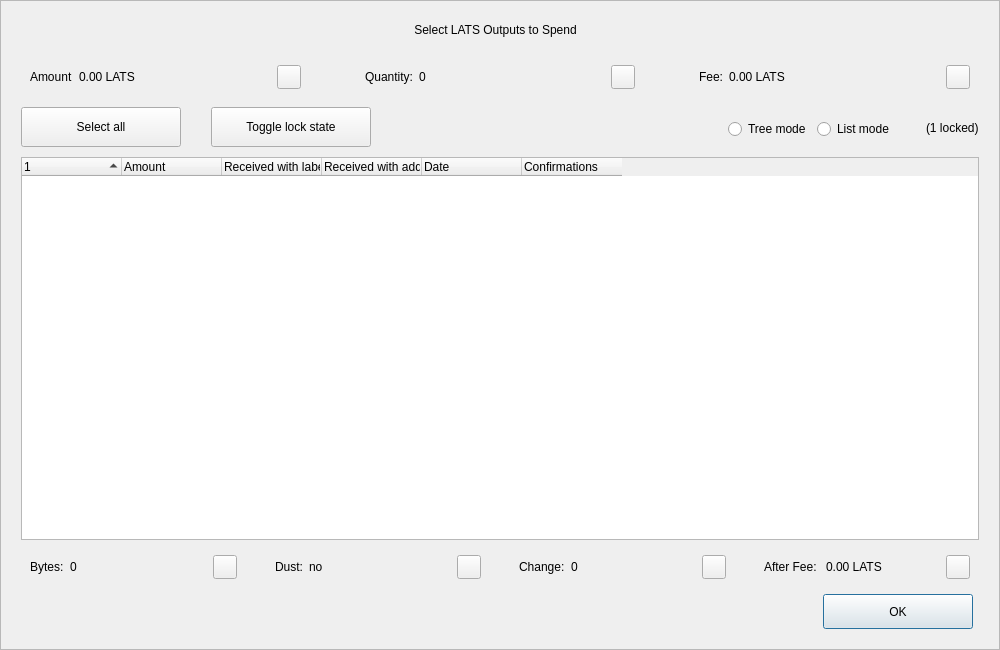
<?xml version="1.0" encoding="UTF-8"?>
<ui version="4.0">
 <class>CoinControlDialog</class>
 <widget class="QDialog" name="CoinControlDialog">
  <property name="geometry">
   <rect>
    <x>0</x>
    <y>0</y>
    <width>1000</width>
    <height>650</height>
   </rect>
  </property>
  <property name="minimumSize">
   <size>
    <width>950</width>
    <height>650</height>
   </size>
  </property>
  <property name="windowTitle">
   <string>Coin Selection</string>
  </property>
  <property name="styleSheet">
   <string notr="true"/>
  </property>
  <layout class="QVBoxLayout" name="verticalLayout">
   <property name="spacing">
    <number>0</number>
   </property>
   <property name="leftMargin">
    <number>0</number>
   </property>
   <property name="topMargin">
    <number>0</number>
   </property>
   <property name="rightMargin">
    <number>0</number>
   </property>
   <property name="bottomMargin">
    <number>0</number>
   </property>
   <item>
    <widget class="QFrame" name="frameContainer">
     <property name="toolTipDuration">
      <number>0</number>
     </property>
     <property name="frameShape">
      <enum>QFrame::StyledPanel</enum>
     </property>
     <property name="frameShadow">
      <enum>QFrame::Raised</enum>
     </property>
     <layout class="QVBoxLayout" name="verticalLayout_2">
      <property name="leftMargin">
       <number>0</number>
      </property>
      <property name="rightMargin">
       <number>0</number>
      </property>
      <property name="bottomMargin">
       <number>20</number>
      </property>
      <item>
       <layout class="QHBoxLayout" name="horizontalLayout_12">
        <property name="spacing">
         <number>0</number>
        </property>
        <property name="leftMargin">
         <number>20</number>
        </property>
        <property name="rightMargin">
         <number>30</number>
        </property>
        <item>
         <spacer name="horizontalSpacer_4">
          <property name="orientation">
           <enum>Qt::Horizontal</enum>
          </property>
          <property name="sizeHint" stdset="0">
           <size>
            <width>40</width>
            <height>20</height>
           </size>
          </property>
         </spacer>
        </item>
        <item>
         <widget class="QLabel" name="labelTitle">
          <property name="minimumSize">
           <size>
            <width>0</width>
            <height>40</height>
           </size>
          </property>
          <property name="maximumSize">
           <size>
            <width>16777215</width>
            <height>40</height>
           </size>
          </property>
          <property name="text">
           <string>Select LATS Outputs to Spend</string>
          </property>
          <property name="alignment">
           <set>Qt::AlignCenter</set>
          </property>
          <property name="margin">
           <number>7</number>
          </property>
         </widget>
        </item>
        <item>
         <spacer name="horizontalSpacer_5">
          <property name="orientation">
           <enum>Qt::Horizontal</enum>
          </property>
          <property name="sizeHint" stdset="0">
           <size>
            <width>40</width>
            <height>20</height>
           </size>
          </property>
         </spacer>
        </item>
       </layout>
      </item>
      <item>
       <layout class="QHBoxLayout" name="horizontalLayout_8">
        <property name="leftMargin">
         <number>20</number>
        </property>
        <property name="rightMargin">
         <number>20</number>
        </property>
        <item>
         <widget class="QWidget" name="layoutAmount" native="true">
          <layout class="QHBoxLayout" name="horizontalLayout_9" stretch="0,1,0">
           <item>
            <widget class="QLabel" name="labelCoinControlAmountText">
             <property name="text">
              <string>Amount</string>
             </property>
            </widget>
           </item>
           <item>
            <widget class="QLabel" name="labelCoinControlAmount">
             <property name="text">
              <string>0.00 LATS</string>
             </property>
            </widget>
           </item>
           <item alignment="Qt::AlignHCenter|Qt::AlignVCenter">
            <widget class="QPushButton" name="pushButtonAmount">
             <property name="minimumSize">
              <size>
               <width>0</width>
               <height>24</height>
              </size>
             </property>
             <property name="maximumSize">
              <size>
               <width>24</width>
               <height>26</height>
              </size>
             </property>
             <property name="focusPolicy">
              <enum>Qt::NoFocus</enum>
             </property>
             <property name="styleSheet">
              <string notr="true">padding-bottom:2px;
padding-right:4px;</string>
             </property>
             <property name="text">
              <string/>
             </property>
            </widget>
           </item>
          </layout>
         </widget>
        </item>
        <item>
         <spacer name="horizontalSpacer_2">
          <property name="orientation">
           <enum>Qt::Horizontal</enum>
          </property>
          <property name="sizeType">
           <enum>QSizePolicy::Fixed</enum>
          </property>
          <property name="sizeHint" stdset="0">
           <size>
            <width>40</width>
            <height>20</height>
           </size>
          </property>
         </spacer>
        </item>
        <item>
         <widget class="QWidget" name="layoutQuantity" native="true">
          <layout class="QHBoxLayout" name="horizontalLayout_10" stretch="0,1,0">
           <item>
            <widget class="QLabel" name="labelCoinControlQuantityText">
             <property name="text">
              <string>Quantity:</string>
             </property>
            </widget>
           </item>
           <item>
            <widget class="QLabel" name="labelCoinControlQuantity">
             <property name="text">
              <string>0</string>
             </property>
            </widget>
           </item>
           <item alignment="Qt::AlignHCenter|Qt::AlignVCenter">
            <widget class="QPushButton" name="pushButtonQuantity">
             <property name="minimumSize">
              <size>
               <width>0</width>
               <height>24</height>
              </size>
             </property>
             <property name="maximumSize">
              <size>
               <width>24</width>
               <height>26</height>
              </size>
             </property>
             <property name="focusPolicy">
              <enum>Qt::NoFocus</enum>
             </property>
             <property name="styleSheet">
              <string notr="true">padding-bottom:2px;
               padding-right:4px;</string>
             </property>
             <property name="text">
              <string/>
             </property>
            </widget>
           </item>
          </layout>
         </widget>
        </item>
        <item>
         <spacer name="horizontalSpacer_22">
          <property name="orientation">
           <enum>Qt::Horizontal</enum>
          </property>
          <property name="sizeType">
           <enum>QSizePolicy::Fixed</enum>
          </property>
          <property name="sizeHint" stdset="0">
           <size>
            <width>40</width>
            <height>20</height>
           </size>
          </property>
         </spacer>
        </item>
        <item>
         <widget class="QWidget" name="layoutFee" native="true">
          <layout class="QHBoxLayout" name="horizontalLayout_11" stretch="0,1,0">
           <item>
            <widget class="QLabel" name="labelCoinControlFeeText">
             <property name="text">
              <string>Fee:</string>
             </property>
            </widget>
           </item>
           <item>
            <widget class="QLabel" name="labelCoinControlFee">
             <property name="text">
              <string>0.00 LATS</string>
             </property>
            </widget>
           </item>
           <item alignment="Qt::AlignHCenter|Qt::AlignVCenter">
            <widget class="QPushButton" name="pushButtonFee">
             <property name="minimumSize">
              <size>
               <width>0</width>
               <height>24</height>
              </size>
             </property>
             <property name="maximumSize">
              <size>
               <width>24</width>
               <height>26</height>
              </size>
             </property>
             <property name="focusPolicy">
              <enum>Qt::NoFocus</enum>
             </property>
             <property name="styleSheet">
              <string notr="true">padding-bottom:2px;
               padding-right:4px;</string>
             </property>
             <property name="text">
              <string/>
             </property>
            </widget>
           </item>
          </layout>
         </widget>
        </item>
       </layout>
      </item>
      <item>
       <widget class="QFrame" name="frame">
        <property name="minimumSize">
         <size>
          <width>0</width>
          <height>40</height>
         </size>
        </property>
        <property name="styleSheet">
         <string notr="true">#frame {
	border:0;
}</string>
        </property>
        <property name="frameShape">
         <enum>QFrame::StyledPanel</enum>
        </property>
        <property name="frameShadow">
         <enum>QFrame::Sunken</enum>
        </property>
        <layout class="QHBoxLayout" name="horizontalLayout">
         <property name="spacing">
          <number>0</number>
         </property>
         <property name="leftMargin">
          <number>20</number>
         </property>
         <property name="topMargin">
          <number>0</number>
         </property>
         <property name="rightMargin">
          <number>20</number>
         </property>
         <property name="bottomMargin">
          <number>0</number>
         </property>
         <item>
          <layout class="QHBoxLayout" name="horizontalLayoutPanel" stretch="0,0,0,0,0,0">
           <property name="spacing">
            <number>20</number>
           </property>
           <item>
            <widget class="QPushButton" name="pushButtonSelectAll">
             <property name="sizePolicy">
              <sizepolicy hsizetype="Maximum" vsizetype="Fixed">
               <horstretch>0</horstretch>
               <verstretch>0</verstretch>
              </sizepolicy>
             </property>
             <property name="minimumSize">
              <size>
               <width>160</width>
               <height>40</height>
              </size>
             </property>
             <property name="maximumSize">
              <size>
               <width>16777215</width>
               <height>40</height>
              </size>
             </property>
             <property name="text">
              <string>Select all</string>
             </property>
             <property name="checkable">
              <bool>true</bool>
             </property>
             <property name="checked">
              <bool>false</bool>
             </property>
             <property name="autoExclusive">
              <bool>false</bool>
             </property>
             <property name="autoDefault">
              <bool>false</bool>
             </property>
            </widget>
           </item>
           <item>
            <spacer name="horizontalSpacer_6">
             <property name="orientation">
              <enum>Qt::Horizontal</enum>
             </property>
             <property name="sizeType">
              <enum>QSizePolicy::Fixed</enum>
             </property>
             <property name="sizeHint" stdset="0">
              <size>
               <width>10</width>
               <height>20</height>
              </size>
             </property>
            </spacer>
           </item>
           <item>
            <widget class="QPushButton" name="pushButtonToggleLock">
             <property name="sizePolicy">
              <sizepolicy hsizetype="Maximum" vsizetype="Fixed">
               <horstretch>0</horstretch>
               <verstretch>0</verstretch>
              </sizepolicy>
             </property>
             <property name="minimumSize">
              <size>
               <width>160</width>
               <height>40</height>
              </size>
             </property>
             <property name="maximumSize">
              <size>
               <width>16777215</width>
               <height>40</height>
              </size>
             </property>
             <property name="text">
              <string>Toggle lock state</string>
             </property>
             <property name="checkable">
              <bool>true</bool>
             </property>
             <property name="autoExclusive">
              <bool>false</bool>
             </property>
             <property name="autoDefault">
              <bool>false</bool>
             </property>
            </widget>
           </item>
           <item>
            <spacer name="horizontalSpacer_7">
             <property name="orientation">
              <enum>Qt::Horizontal</enum>
             </property>
             <property name="sizeType">
              <enum>QSizePolicy::Expanding</enum>
             </property>
             <property name="sizeHint" stdset="0">
              <size>
               <width>30</width>
               <height>20</height>
              </size>
             </property>
            </spacer>
           </item>
           <item alignment="Qt::AlignRight">
            <widget class="QGroupBox" name="groupBox_2">
             <property name="styleSheet">
              <string notr="true">#groupBox_2 {
    background-color:transparent;
    border-radius:0;
}</string>
             </property>
             <property name="title">
              <string/>
             </property>
             <layout class="QHBoxLayout" name="horizontalLayout_14">
              <item>
               <widget class="QRadioButton" name="radioTreeMode">
                <property name="sizePolicy">
                 <sizepolicy hsizetype="Maximum" vsizetype="Fixed">
                  <horstretch>0</horstretch>
                  <verstretch>0</verstretch>
                 </sizepolicy>
                </property>
                <property name="text">
                 <string>Tree mode</string>
                </property>
               </widget>
              </item>
              <item>
               <widget class="QRadioButton" name="radioListMode">
                <property name="sizePolicy">
                 <sizepolicy hsizetype="Maximum" vsizetype="Fixed">
                  <horstretch>0</horstretch>
                  <verstretch>0</verstretch>
                 </sizepolicy>
                </property>
                <property name="text">
                 <string>List mode</string>
                </property>
                <property name="checked">
                 <bool>false</bool>
                </property>
               </widget>
              </item>
             </layout>
            </widget>
           </item>
           <item>
            <widget class="QLabel" name="labelLocked">
             <property name="text">
              <string>(1 locked)</string>
             </property>
            </widget>
           </item>
          </layout>
         </item>
        </layout>
       </widget>
      </item>
      <item>
       <layout class="QHBoxLayout" name="horizontalLayout_13">
        <property name="leftMargin">
         <number>20</number>
        </property>
        <property name="rightMargin">
         <number>20</number>
        </property>
        <item>
         <widget class="CoinControlTreeWidget" name="treeWidget">
          <property name="contextMenuPolicy">
           <enum>Qt::CustomContextMenu</enum>
          </property>
          <property name="styleSheet">
           <string notr="true"/>
          </property>
          <property name="sortingEnabled">
           <bool>false</bool>
          </property>
          <property name="columnCount">
           <number>6</number>
          </property>
          <attribute name="headerShowSortIndicator" stdset="0">
           <bool>true</bool>
          </attribute>
          <attribute name="headerStretchLastSection">
           <bool>false</bool>
          </attribute>
          <column>
           <property name="text">
            <string/>
           </property>
          </column>
          <column>
           <property name="text">
            <string>Amount</string>
           </property>
          </column>
          <column>
           <property name="text">
            <string>Received with label</string>
           </property>
          </column>
          <column>
           <property name="text">
            <string>Received with address</string>
           </property>
          </column>
          <column>
           <property name="text">
            <string>Date</string>
           </property>
          </column>
          <column>
           <property name="text">
            <string>Confirmations</string>
           </property>
           <property name="toolTip">
            <string>Confirmed</string>
           </property>
          </column>
         </widget>
        </item>
       </layout>
      </item>
      <item>
       <layout class="QHBoxLayout" name="horizontalLayout_3">
        <property name="spacing">
         <number>20</number>
        </property>
        <property name="leftMargin">
         <number>20</number>
        </property>
        <property name="rightMargin">
         <number>20</number>
        </property>
        <item>
         <widget class="QWidget" name="layoutBytes" native="true">
          <layout class="QHBoxLayout" name="horizontalLayout_4" stretch="0,1,0">
           <item>
            <widget class="QLabel" name="labelCoinControlBytesText">
             <property name="text">
              <string>Bytes:</string>
             </property>
            </widget>
           </item>
           <item>
            <widget class="QLabel" name="labelCoinControlBytes">
             <property name="text">
              <string>0</string>
             </property>
            </widget>
           </item>
           <item alignment="Qt::AlignHCenter|Qt::AlignVCenter">
            <widget class="QPushButton" name="pushButtonBytes">
             <property name="minimumSize">
              <size>
               <width>0</width>
               <height>24</height>
              </size>
             </property>
             <property name="maximumSize">
              <size>
               <width>24</width>
               <height>26</height>
              </size>
             </property>
             <property name="focusPolicy">
              <enum>Qt::NoFocus</enum>
             </property>
             <property name="styleSheet">
              <string notr="true">padding-bottom:2px;
               padding-right:4px;</string>
             </property>
             <property name="text">
              <string/>
             </property>
            </widget>
           </item>
          </layout>
         </widget>
        </item>
        <item>
         <widget class="QWidget" name="layoutDust" native="true">
          <layout class="QHBoxLayout" name="horizontalLayout_5" stretch="0,1,0">
           <item>
            <widget class="QLabel" name="labelCoinControlLowOutputText">
             <property name="text">
              <string>Dust:</string>
             </property>
            </widget>
           </item>
           <item>
            <widget class="QLabel" name="labelCoinControlLowOutput">
             <property name="text">
              <string>no</string>
             </property>
            </widget>
           </item>
           <item alignment="Qt::AlignHCenter|Qt::AlignVCenter">
            <widget class="QPushButton" name="pushButtonDust">
             <property name="minimumSize">
              <size>
               <width>0</width>
               <height>24</height>
              </size>
             </property>
             <property name="maximumSize">
              <size>
               <width>24</width>
               <height>26</height>
              </size>
             </property>
             <property name="focusPolicy">
              <enum>Qt::NoFocus</enum>
             </property>
             <property name="styleSheet">
              <string notr="true">padding-bottom:2px;
               padding-right:4px;</string>
             </property>
             <property name="text">
              <string/>
             </property>
            </widget>
           </item>
          </layout>
         </widget>
        </item>
        <item>
         <widget class="QWidget" name="layoutChange" native="true">
          <layout class="QHBoxLayout" name="horizontalLayout_6" stretch="0,1,0">
           <item>
            <widget class="QLabel" name="labelCoinControlChangeText">
             <property name="text">
              <string>Change:</string>
             </property>
            </widget>
           </item>
           <item>
            <widget class="QLabel" name="labelCoinControlChange">
             <property name="text">
              <string>0</string>
             </property>
            </widget>
           </item>
           <item alignment="Qt::AlignHCenter|Qt::AlignVCenter">
            <widget class="QPushButton" name="pushButtonChange">
             <property name="minimumSize">
              <size>
               <width>0</width>
               <height>24</height>
              </size>
             </property>
             <property name="maximumSize">
              <size>
               <width>24</width>
               <height>26</height>
              </size>
             </property>
             <property name="focusPolicy">
              <enum>Qt::NoFocus</enum>
             </property>
             <property name="styleSheet">
              <string notr="true">padding-bottom:2px;
               padding-right:4px;</string>
             </property>
             <property name="text">
              <string/>
             </property>
            </widget>
           </item>
          </layout>
         </widget>
        </item>
        <item>
         <widget class="QWidget" name="layoutAfter" native="true">
          <layout class="QHBoxLayout" name="horizontalLayout_7" stretch="0,1,0">
           <item>
            <widget class="QLabel" name="labelCoinControlAfterFeeText">
             <property name="text">
              <string>After Fee: </string>
             </property>
            </widget>
           </item>
           <item>
            <widget class="QLabel" name="labelCoinControlAfterFee">
             <property name="text">
              <string>0.00 LATS</string>
             </property>
            </widget>
           </item>
           <item alignment="Qt::AlignHCenter|Qt::AlignVCenter">
            <widget class="QPushButton" name="pushButtonAlterFee">
             <property name="minimumSize">
              <size>
               <width>0</width>
               <height>24</height>
              </size>
             </property>
             <property name="maximumSize">
              <size>
               <width>24</width>
               <height>26</height>
              </size>
             </property>
             <property name="focusPolicy">
              <enum>Qt::NoFocus</enum>
             </property>
             <property name="styleSheet">
              <string notr="true">padding-bottom:2px;
               padding-right:4px;</string>
             </property>
             <property name="text">
              <string/>
             </property>
            </widget>
           </item>
          </layout>
         </widget>
        </item>
       </layout>
      </item>
      <item>
       <layout class="QHBoxLayout" name="horizontalLayout_2">
        <property name="spacing">
         <number>0</number>
        </property>
        <property name="leftMargin">
         <number>20</number>
        </property>
        <property name="rightMargin">
         <number>26</number>
        </property>
        <item>
         <spacer name="horizontalSpacer_3">
          <property name="orientation">
           <enum>Qt::Horizontal</enum>
          </property>
          <property name="sizeHint" stdset="0">
           <size>
            <width>558</width>
            <height>20</height>
           </size>
          </property>
         </spacer>
        </item>
        <item>
         <widget class="QPushButton" name="pushButtonOk">
          <property name="minimumSize">
           <size>
            <width>150</width>
            <height>35</height>
           </size>
          </property>
          <property name="text">
           <string>OK</string>
          </property>
         </widget>
        </item>
       </layout>
      </item>
     </layout>
    </widget>
   </item>
  </layout>
 </widget>
 <customwidgets>
  <customwidget>
   <class>CoinControlTreeWidget</class>
   <extends>QTreeWidget</extends>
   <header>coincontroltreewidget.h</header>
  </customwidget>
 </customwidgets>
 <resources/>
 <connections/>
</ui>
